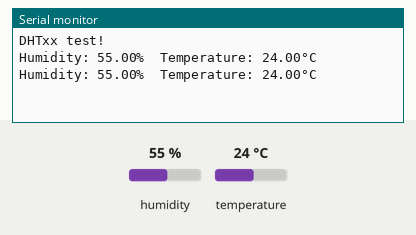
This sketch was run on a simulated Arduino Uno, built with avr-gcc and run on an emulated ATmega328P. On the bench: the last lines printed to the serial monitor. The test bench sets the inputs (shaded band); at power-on: humidity 55 %, temperature 24 °C.

Above: at 4.8 s.
4.9 s: humidity set to 22 %
At 6.9 s:
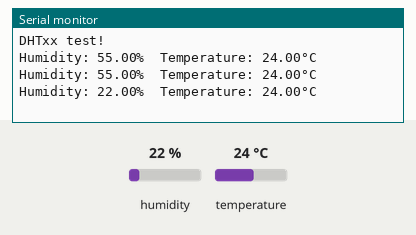
7.9 s: temperature set to 12 °C
At 9.3 s:
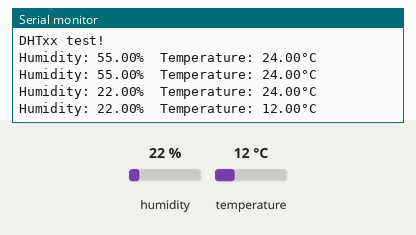
10.9 s: humidity set to 40 %
At 13.0 s:
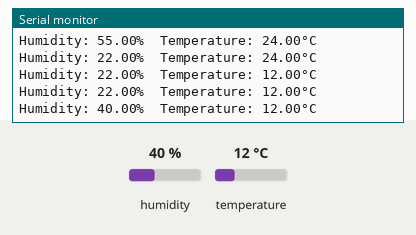
Timing chart, 0 to 14.5 s (numbered marks = the images above; inputs shaded):
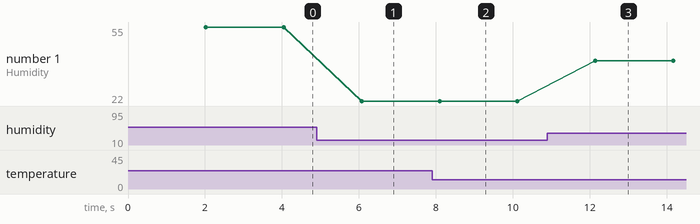

The sketch:

dht11.ino
```cpp
#include "DHT.h"

#define DHTPIN 2
#define DHTTYPE DHT11
DHT dht(DHTPIN, DHTTYPE);

void setup() {
  Serial.begin(9600);
  Serial.println(F("DHTxx test!"));

  dht.begin();
}

void loop() {
  delay(2000);
  float h = dht.readHumidity();
  float t = dht.readTemperature();
  float f = dht.readTemperature(true);
  if (isnan(h) || isnan(t) || isnan(f)) {
    Serial.println(F("Failed to read from DHT sensor!"));
    return;
  }

  Serial.print(F("Humidity: "));
  Serial.print(h);
  Serial.print(F("%  Temperature: "));
  Serial.print(t);
  Serial.print(F("°C "));
  Serial.println();
}
```

Measured:
- after the input at 4.9 s, the serial monitor: prints a new line after 1.2 s (image 1)
- after the input at 7.9 s, the serial monitor: prints a new line after 0.20 s (image 2)
- after the input at 10.9 s, the serial monitor: prints a new line after 1.2 s (image 3)
- plotted number 1: 55 → 22 after the input at 4.9 s, 22 → 40 after the input at 10.9 s
